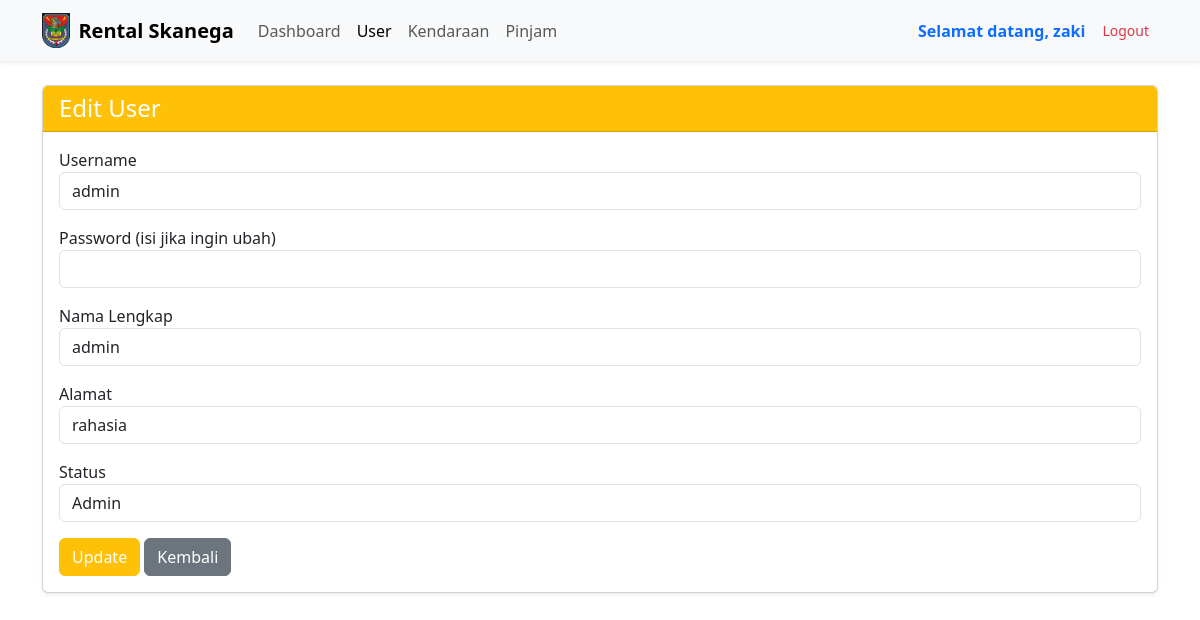
/admin/user_edit.php?id=1 (signed in), run on the app's committed database.
### tables this page shows
CREATE TABLE `user` (
  `user_id` int(11) NOT NULL,
  `username` varchar(50) NOT NULL,
  `password` varchar(255) NOT NULL,
  `user_nama` varchar(100) DEFAULT NULL,
  `user_alamat` text DEFAULT NULL,
  `user_status` enum('user','admin') NOT NULL DEFAULT 'user'
);

### admin/user_edit.php (the view, shortened to what this page needs)
<?php include "header2.php";
?>
<!DOCTYPE html>
<html lang="en">
<head>
</head>
<body>
    <?php
       include "../koneksi.php";
       $id = $_GET['id'];
       $data = mysqli_query($koneksi, "SELECT * FROM user WHERE user_id='$id'");
       $d = mysqli_fetch_assoc($data);
       ?>
    <div class="container mt-4">
        <div class="card shadow-sm">
            <div class="card-header bg-warning text-white">
                <h4 class="mb-0">Edit User</h4>
            </div>
            <div class="card-body">
                <form action="user_edit_aksi.php" method="post">
                    <div class="mb-3">
                        <label>Username</label>
                        <input type="text" name="username" class="form-control"
                            value="<?= $d['username']; ?>" required>
                    </div>
                    <div class="mb-3">
                        <label>Password (isi jika ingin ubah)</label>
                        <input type="password" name="password" class="form-control">
                    </div>
                    <div class="mb-3">
                        <label>Nama Lengkap</label>
                        <input type="text" name="nama" class="form-control"
                            value="<?= $d['user_nama']; ?>" required>
                    </div>
                    <div class="mb-3">
                        <label>Alamat</label>
                        <input type="text" name="alamat" class="form-control"
                            value="<?= $d['user_alamat']; ?>" required>
                    </div>
                    <div class="mb-3">
                        <label>Status</label>
                        <select name="status" class="form-control">
                            <option value="admin" <?= $d['user_status'] == "admin" ? "selected" : ""; ?>>Admin</option>
                        </select>
                    </div>
                    <button class="btn btn-warning text-white">Update</button>
                    <a href="user.php" class="btn btn-secondary">Kembali</a>
                </form>
            </div>
        </div>
    </div>
</body>
</html>

### data on the page
user: username "admin", nama "admin", alamat "rahasia", status "Admin"

### other printed values
$_SESSION['username'] "zaki"
